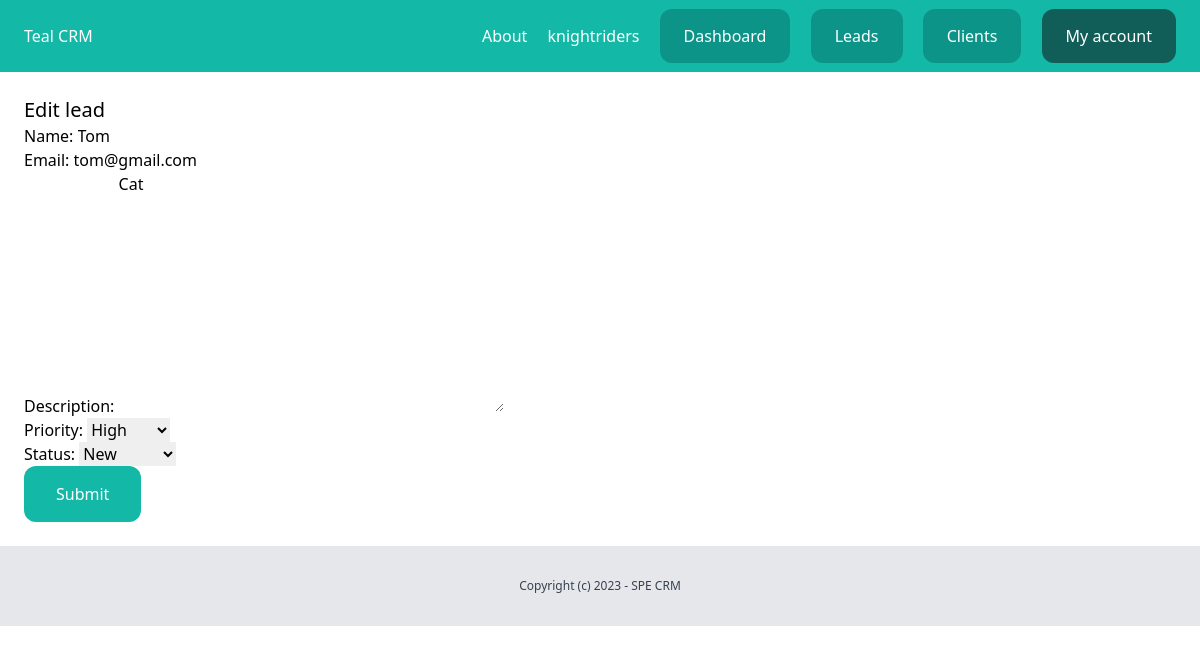
Page /dashboard/leads/3/edit/ (signed in) on the committed database.
### team/models.py (models this page shows, shortened)
class Team(models.Model):
    plan = models.ForeignKey(Plan, related_name='teams', blank=True, null=True, on_delete=models.CASCADE)
    name = models.CharField(max_length=100)
    members = models.ManyToManyField(User, related_name='teams')
    created_by = models.ForeignKey(User, related_name='created_teams', on_delete=models.CASCADE)
    created_at = models.DateTimeField(auto_now_add=True)

### lead/models.py (models this page shows, shortened)
class Lead(models.Model):
    LOW = 'low'
    MEDIUM = 'medium'
    HIGH = 'high'
    CHOICES_PRIORITY = (
        (LOW, 'Low'),
        (MEDIUM, 'Medium'),
        (HIGH, 'High'),
    )
    NEW = 'new'
    CONTACTED = 'contacted'
    WON = 'won'
    LOST = 'lost'
    CHOICES_STATUS = (
        (NEW, 'New'),
        (CONTACTED, 'Contacted'),
        (WON, 'Won'),
        (LOST, 'Lost'),
    )
    team = models.ForeignKey(Team, related_name='leads', on_delete=models.CASCADE)
    name = models.CharField(max_length=255)
    email = models.EmailField()
    description = models.TextField(blank=True, null=True)
    priority = models.CharField(max_length=10, choices=CHOICES_PRIORITY, default=MEDIUM)
    status = models.CharField(max_length=10, choices=CHOICES_STATUS, default=NEW)
    converted_to_client = models.BooleanField(default=False)
    created_by = models.ForeignKey(User, related_name='leads', on_delete=models.CASCADE)
    created_at = models.DateTimeField(auto_now_add=True)
    modified_at = models.DateTimeField(auto_now=True)
    class Meta:
        ordering = ('name',)

### lead/views.py (the view)
# urls.py: path('<int:pk>/edit/', views.LeadUpdateView.as_view(), name='edit'),
class LeadUpdateView(LoginRequiredMixin, UpdateView):
    model = Lead
    fields = ('name', 'email', 'description', 'priority', 'status',)
    success_url = reverse_lazy('leads:list')
    def get_context_data(self, **kwargs):
        context = super().get_context_data(**kwargs)
        context['title'] = 'Edit lead'
        return context
    def get_queryset(self):
        queryset = super(LeadUpdateView, self).get_queryset()
        return queryset.filter(created_by=self.request.user, pk=self.kwargs.get('pk'))

### team/context_processors.py (called while the page is built)
def active_team(request):
    if request.user.is_authenticated:
        if request.user.userprofile.active_team:
            active_team = request.user.userprofile.active_team
        else:
            active_team = Team.objects.filter(created_by=request.user)[0]
    else:
        active_team = None
    return {'active_team': active_team}

### lead/templates/lead/lead_form.html (shortened to what this page needs)
{% extends 'core/base.html' %}
{% block content %}
    <div class="py-6 px-6">
        <h1 class="text-xl">{{ title }}</h1>
            <form method="post" action=".">
                {{ form.as_p }}
                <button class="py-4 px-8 bg-teal-500 text-white rounded-xl">Submit</button>
            </form>
    </div>
{% endblock %}

### core/templates/core/partials/nav.html
<nav class="py-6 px-6 flex justify-between bg-teal-500">
    <a href="/" class="text-white">Teal CRM</a>
    <div class="space-x-4">
        <a href="{% url 'about' %}" class="text-white">About</a>
        {% if request.user.is_authenticated %}
            <a href="{% url 'team:detail' active_team.id %}" class="text-white">{{ active_team.name }}</a>
            <a href="{% url 'dashboard:index' %}" class="py-4 px-6 bg-teal-600 rounded-xl text-white">Dashboard</a>
            <a href="{% url 'leads:list' %}" class="py-4 px-6 bg-teal-600 rounded-xl text-white">Leads</a>
            <a href="{% url 'clients:list' %}" class="py-4 px-6 bg-teal-600 rounded-xl text-white">Clients</a>
            <a href="{% url 'userprofile:myaccount' %}" class="py-4 px-6 bg-teal-800 rounded-xl text-white">My account</a>
        {% else %}
            <a href="{% url 'login' %}" class="py-4 px-6 bg-teal-600 rounded-xl text-white">Log in</a>
            <a href="{% url 'userprofile:signup' %}" class="py-4 px-6 bg-teal-300 rounded-xl text-white">Sign up</a>
        {% endif %}
    </div>
</nav>

### rows in the picture
Team: name "knightriders"
Lead: name "Tom", email "tom@gmail.com", description "Cat", priority "High", status "New"

### other values in the picture
{{ title }} "Edit lead"
